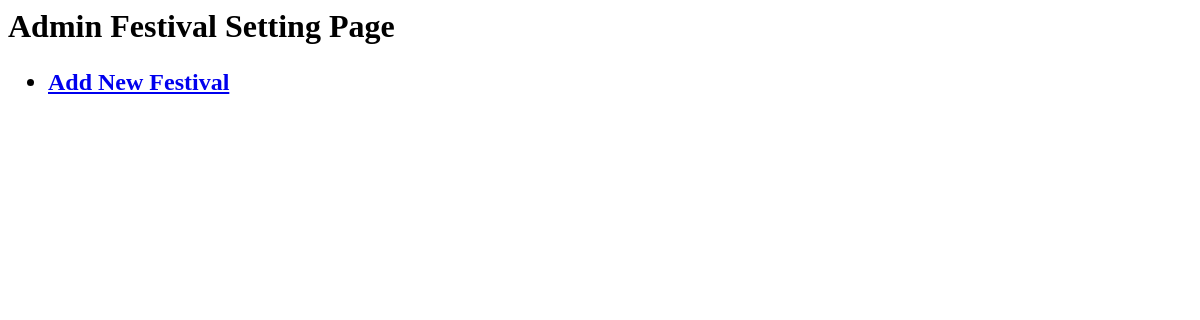
/adminsite/setting/festival/ (signed in), run on an earlier commit of the app's database.
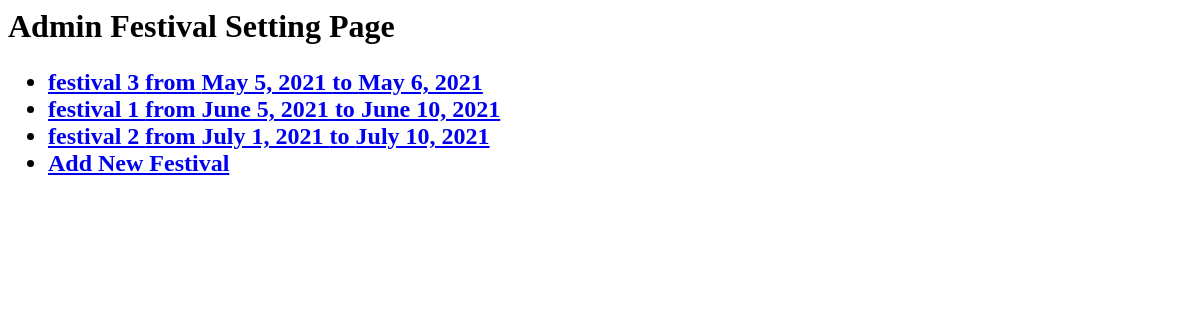
And on a later commit of the database.
### booking/models.py (models this page shows)
class FestivalInfo(models.Model):
    class Meta:
        db_table = 'bcb_festivalinfo'
    fes_name = models.CharField(max_length=100)
    fes_date_start = models.DateField(null=True)
    fes_date_end = models.DateField(null=True)
    payment_member_duration_fes = models.DurationField(null=True)
    refund_member_duration_fes = models.DurationField(null=True)

### adminsite/views.py (the view)
# urls.py: path('setting/festival/', views.FestivalSetting.as_view(), name='setting_festival'),
class FestivalSetting(PermissionRequiredMixin, ListView):
    permission_required = 'is_staff'
    login_url = '/adminsite/login/'
    fields = ('__all__')
    model = FestivalInfo
    template_name = 'adminsite/setting_festival.html'
    success_url = '/adminsite/setting/festival/'
    ordering = ['fes_date_start', 'fes_date_end']

### func/disable.py (called while the page is built)
    def process_request(self, request):
        setattr(request, '_dont_enforce_csrf_checks', True)

### template/adminsite/setting_festival.html (shortened to what this page needs)
{% extends 'adminsite/base_admin.html' %}
{% block content %}
<h1>Admin Festival Setting Page</h1>
<h2>
<ul>
    {% for obj in object_list %}
        <li>
            <a href="{% url 'setting_festival_detail' pk=obj.pk %}">
                {{ obj.fes_name }} from {{obj.fes_date_start}} to {{obj.fes_date_end}}
            </a>
        </li>
    {% endfor %}
<li/><a href="{% url 'setting_festival_add' %}">Add New Festival</a>
</ul>
</h2>
{% endblock %}

### template/adminsite/base_admin.html (shortened to what this page needs)
<html>
    <body>
        {% block content %}
        {% endblock %}
    </body>
</html>

What changed in the data, as far as the page shows it:
added FestivalInfo: fes_name "festival 3", fes_date_start "May 5, 2021", fes_date_end "May 6, 2021"
added FestivalInfo: fes_name "festival 1", fes_date_start "June 5, 2021", fes_date_end "June 10, 2021"
added FestivalInfo: fes_name "festival 2", fes_date_start "July 1, 2021", fes_date_end "July 10, 2021"
